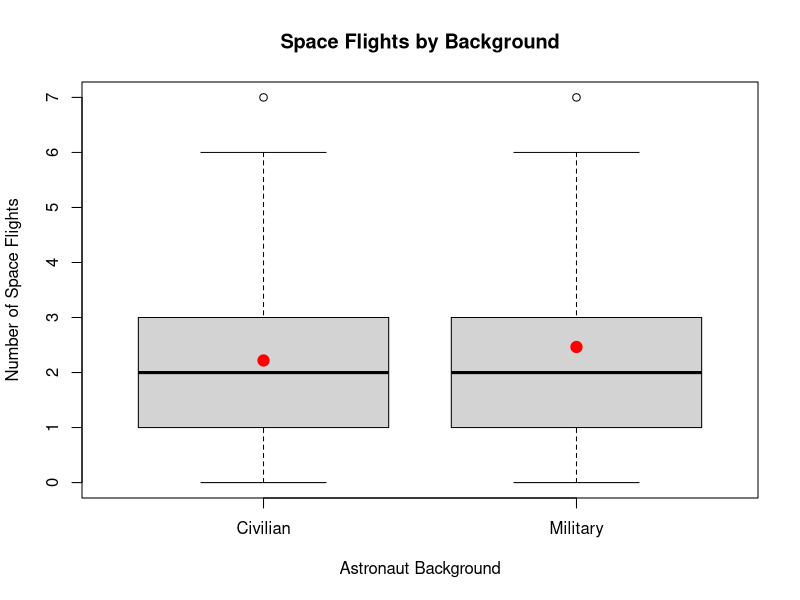
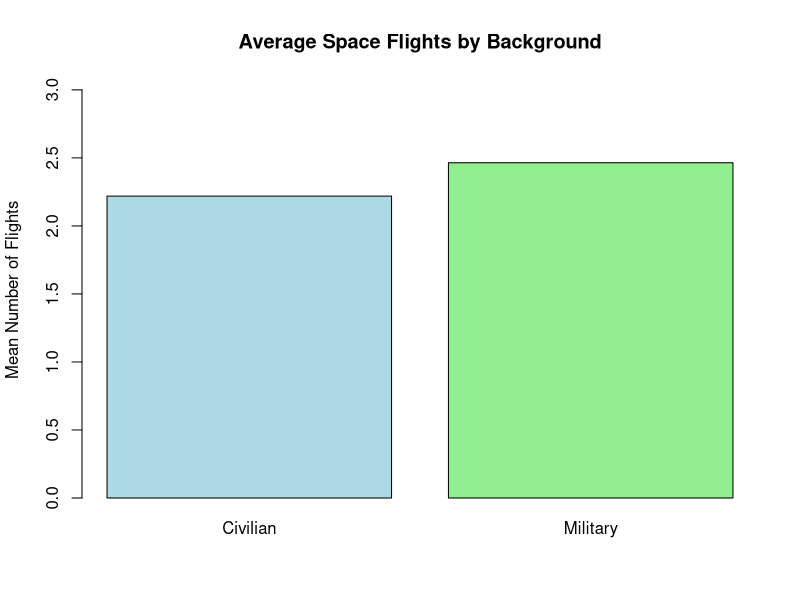
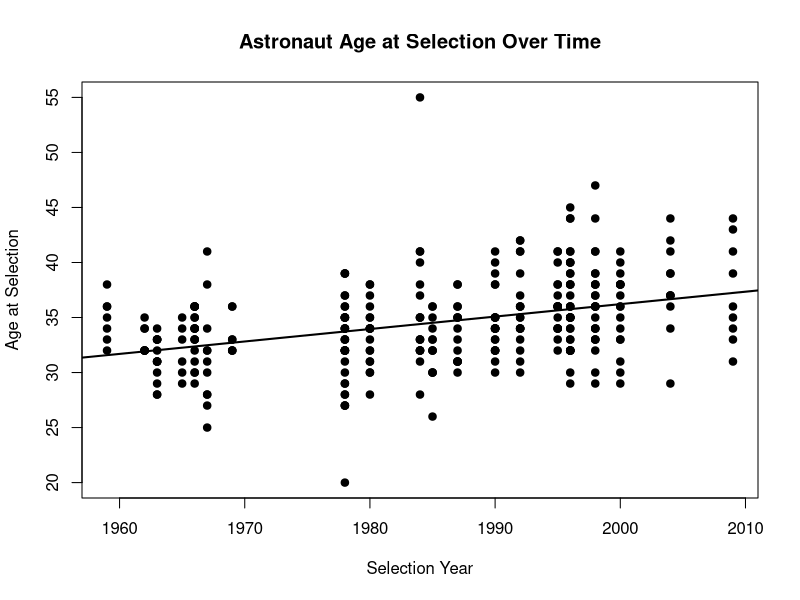
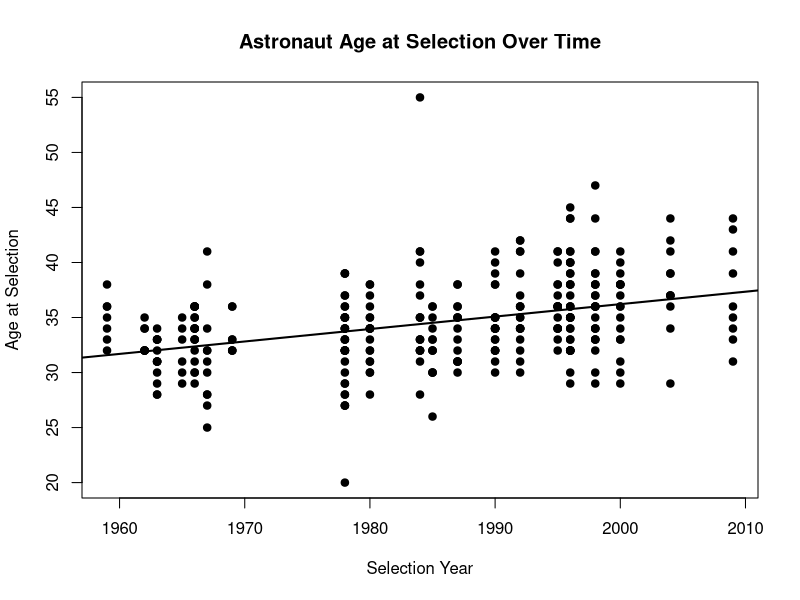
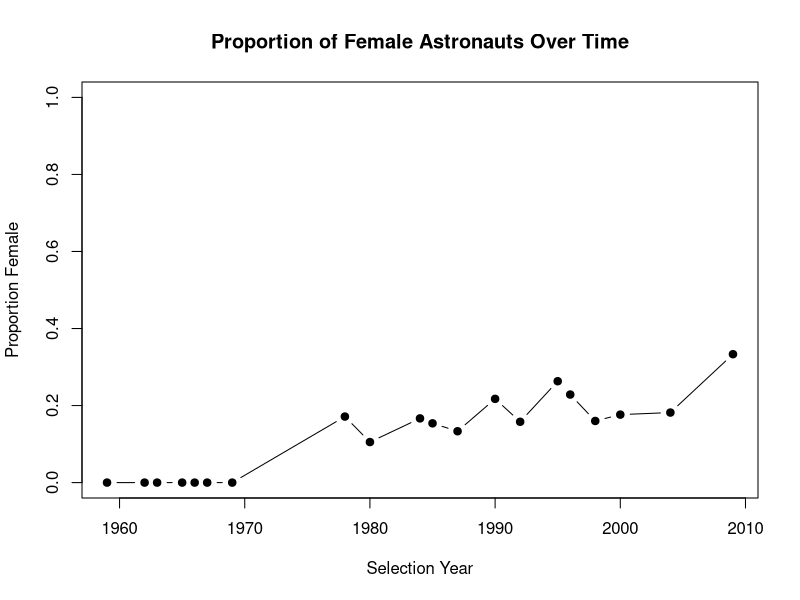
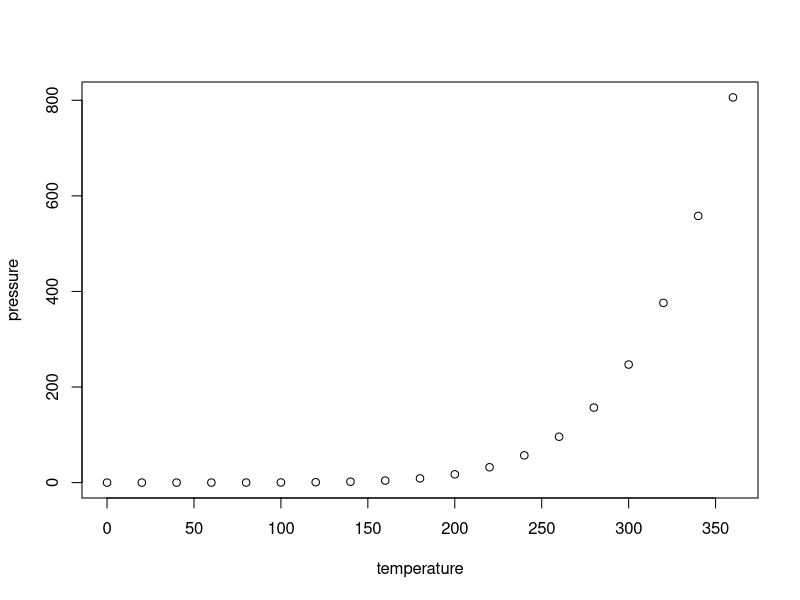

The R script that drew these images, in order:
## ---- chunk 1
knitr::opts_chunk$set(echo = TRUE)
library(readxl)

astronauts <- read_excel("astronauts.xlsx")
## ---- chunk 2
install.packages("readxl")   
library(readxl)

library(readxl)
data <- read_excel("astronauts.xlsx")

names(data)

astro1 <- data

astro1$Military_Status <- ifelse(
  is.na(astro1$`Military Rank`) & is.na(astro1$`Military Branch`),
  "Civilian",
  "Military"
)
table(astro1$Military_Status)

astro1 <- astro1[, c("Military_Status", "Space Flights")]
astro1 <- na.omit(astro1)

aggregate(`Space Flights` ~ Military_Status, data = astro1, mean)
aggregate(`Space Flights` ~ Military_Status, data = astro1, median)
aggregate(`Space Flights` ~ Military_Status, data = astro1, sd)

table(astro1$Military_Status)

## ---- chunk 3
boxplot(`Space Flights` ~ Military_Status,
        data = astro1,
        main = "Space Flights by Background",
        xlab = "Astronaut Background",
        ylab = "Number of Space Flights")

means <- tapply(astro1$`Space Flights`, astro1$Military_Status, mean)

points(1:2, means, col = "red", pch = 19, cex = 1.5)

means <- tapply(astro1$`Space Flights`, astro1$Military_Status, mean)
sds <- tapply(astro1$`Space Flights`, astro1$Military_Status, sd)
ns <- tapply(astro1$`Space Flights`, astro1$Military_Status, length)

se <- sds / sqrt(ns)

## ---- chunk 4
bar_centers <- barplot(means,
                       ylim = c(0, max(means + se) + 0.5),
                       main = "Average Space Flights by Background",
                       ylab = "Mean Number of Flights",
                       col = c("lightblue", "lightgreen"))
## ---- chunk 5
t.test(`Space Flights` ~ Military_Status, data = astro1)
## ---- chunk 6
names(data)

head(data$`Birth Date`)

install.packages("lubridate")

library(lubridate)

birth_year <- as.numeric(format(as.Date(astronauts$`Birth Date`, format = "%m/%d/%Y"), "%Y"))
astronauts$Age_at_Selection <- astronauts$Year - birth_year

astro2 <- astronauts[, c("Year", "Age_at_Selection")]
astro2 <- na.omit(astro2)

plot(astro2$Year, astro2$Age_at_Selection,
     pch = 19,
     main = "Astronaut Age at Selection Over Time",
     xlab = "Selection Year",
     ylab = "Age at Selection")

abline(lm(Age_at_Selection ~ Year, data = astro2), lwd = 2)

summary(lm(Age_at_Selection ~ Year, data = astro2))

## ---- chunk 7
plot(astro2$Year, astro2$Age_at_Selection,
     main = "Astronaut Age at Selection Over Time",
     xlab = "Selection Year",
     ylab = "Age at Selection",
     pch = 19)

abline(lm(Age_at_Selection ~ Year, data = astro2), lwd = 2)
## ---- chunk 8
model2 <- lm(Age_at_Selection ~ Year, data = astro2)
summary(model2)
## ---- chunk 9
astro3 <- astronauts[, c("Year", "Gender")]
astro3 <- na.omit(astro3)

astro3$Gender <- trimws(tolower(as.character(astro3$Gender)))

table(astro3$Gender)

gender_counts <- table(astro3$Year, astro3$Gender)
gender_props <- prop.table(gender_counts, margin = 1)

colnames(gender_props)

years <- as.numeric(rownames(gender_props))
## ---- chunk 10
plot(years, gender_props[, "female"],
     type = "b",
     pch = 19,
     ylim = c(0, 1),
     main = "Proportion of Female Astronauts Over Time",
     xlab = "Selection Year",
     ylab = "Proportion Female")
## ---- chunk 11
astro3$Female <- ifelse(astro3$Gender == "female", 1, 0)

model3 <- lm(Female ~ Year, data = astro3)
summary(model3)
## ---- chunk 12

## ---- chunk 13
plot(pressure)
